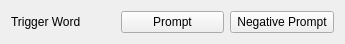
<?xml version="1.0" encoding="UTF-8"?>
<ui version="4.0">
 <class>lora_trigger_word</class>
 <widget class="QWidget" name="lora_trigger_word">
  <property name="geometry">
   <rect>
    <x>0</x>
    <y>0</y>
    <width>345</width>
    <height>43</height>
   </rect>
  </property>
  <property name="windowTitle">
   <string>Form</string>
  </property>
  <layout class="QHBoxLayout" name="horizontalLayout">
   <item>
    <widget class="QLabel" name="trigger_word">
     <property name="text">
      <string>Trigger Word</string>
     </property>
    </widget>
   </item>
   <item>
    <widget class="QPushButton" name="button_to_prompt">
     <property name="text">
      <string>Prompt</string>
     </property>
     <property name="icon">
      <iconset theme="edit-paste"/>
     </property>
    </widget>
   </item>
   <item>
    <widget class="QPushButton" name="button_to_negative_prompt">
     <property name="text">
      <string>Negative Prompt</string>
     </property>
     <property name="icon">
      <iconset theme="edit-paste"/>
     </property>
    </widget>
   </item>
  </layout>
 </widget>
 <resources/>
 <connections>
  <connection>
   <sender>button_to_prompt</sender>
   <signal>clicked(bool)</signal>
   <receiver>lora_trigger_word</receiver>
   <slot>action_click_button_to_prompt()</slot>
   <hints>
    <hint type="sourcelabel">
     <x>378</x>
     <y>174</y>
    </hint>
    <hint type="destinationlabel">
     <x>319</x>
     <y>-7</y>
    </hint>
   </hints>
  </connection>
  <connection>
   <sender>button_to_negative_prompt</sender>
   <signal>clicked()</signal>
   <receiver>lora_trigger_word</receiver>
   <slot>action_click_button_to_negative_prompt()</slot>
   <hints>
    <hint type="sourcelabel">
     <x>576</x>
     <y>176</y>
    </hint>
    <hint type="destinationlabel">
     <x>518</x>
     <y>-7</y>
    </hint>
   </hints>
  </connection>
 </connections>
 <slots>
  <slot>action_click_button_to_prompt()</slot>
  <slot>action_click_button_to_negative_prompt()</slot>
 </slots>
</ui>
